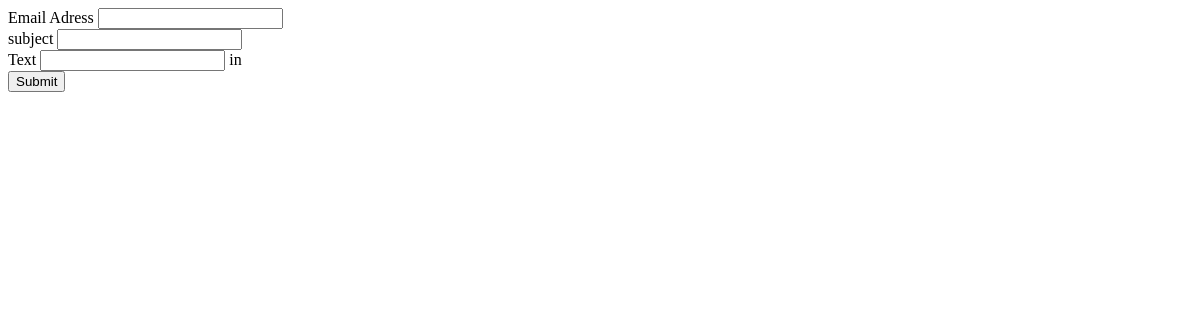
Before: / with the older database file.
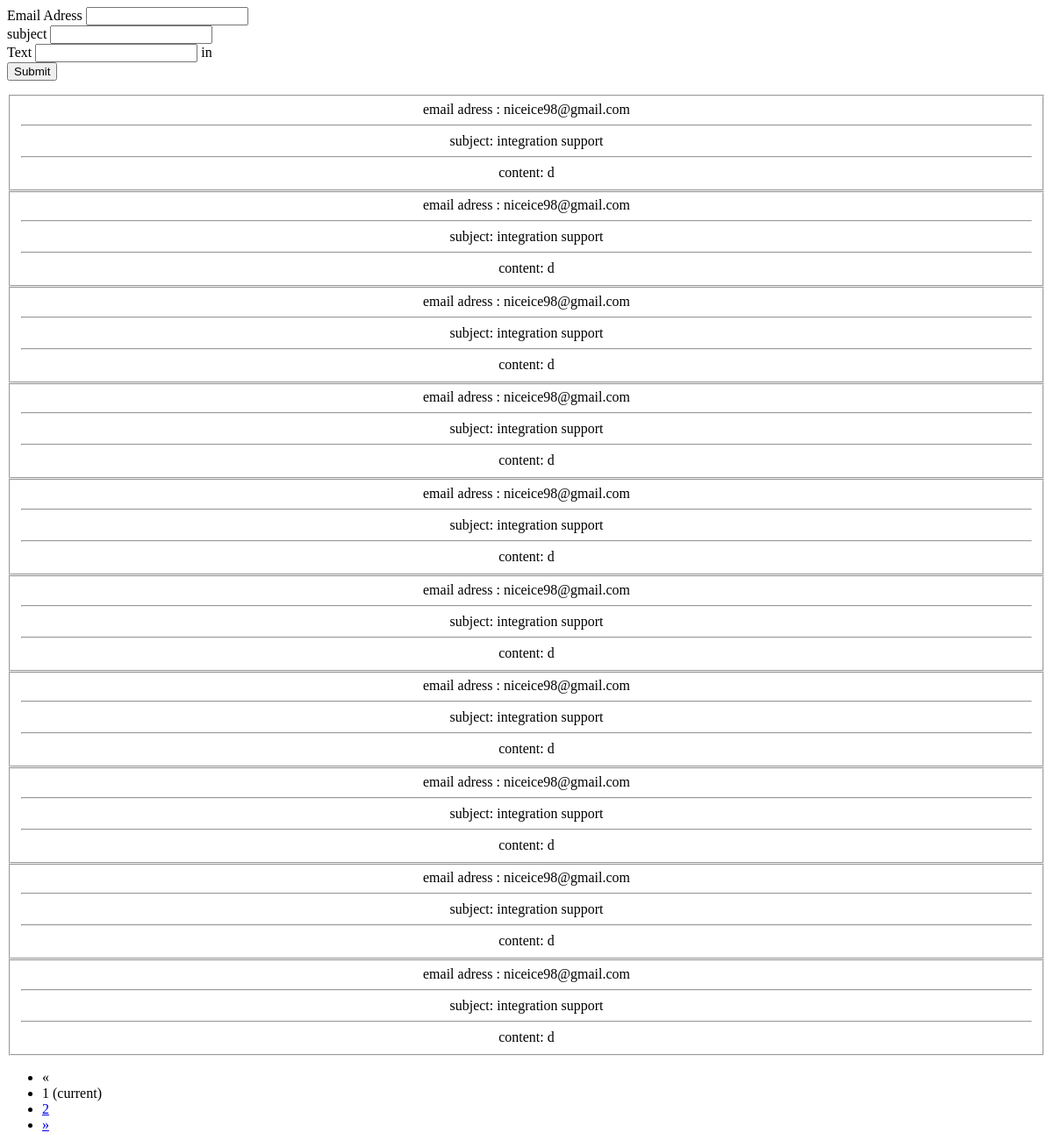
After: the same page with the newer database file.
### emailapp/models.py (models this page shows)
class Mail(models.Model):
    mail_id = models.AutoField(primary_key=True)
    emailad = models.EmailField(null=False)
    mailsub = models.CharField(max_length=70)
    mailtext = models.CharField(default='' ,max_length=256)

### emailapp/views.py (the view)
# urls.py: path('', homepage, name='homepage'),
def homepage(request):
    if request.method == "POST":
        email = request.POST.get('email')
        subject = request.POST.get('subject')
        mail = request.POST.get('mail')
        post = Mail( emailad = email , mailsub = subject, mailtext = mail)
        post.save()
    eve = Mail.objects.all().order_by('-mail_id')
    paginator = Paginator(eve, 10)
    page = request.GET.get('page')
    try:
        studs = paginator.page(page)
    except PageNotAnInteger:
        studs = paginator.page(1)
    except EmptyPage:
        studs = paginator.page(paginator.num_pages)
    context = {'studs':studs}
    return render(request,'index.html', context)

### templates/index.html (shortened to what this page needs)
<html lang="en">
<head>
</head>
<body>
	<section>
		<form action="." method="post">
			<div>
                <label for="email">Email Adress</label>
                <input type="email" name="email" id="" required>
            </div>
            <div>
                <label for="subject">subject</label>
                <input type="text" name="subject" id="" max = "6" required>
            </div>
            <div>
                <label for="mail">Text</label>
                <input type="text" name="mail" id="" max = 256 required>
				in
            </div>
			<button type="submit">Submit</button>
		</form>
	</section>
	<section>
		{% if studs %}
			{% for i in studs %}
			<fieldset>
			<center>
				email adress : {{i.emailad}} <hr>
				subject: {{i.mailsub}} <hr>
				content: {{i.mailtext}} <br>
			</center>
			</fieldset>
			{% endfor %}
		{% endif %}
	</section>
	<nav aria-label="Page navigation example text-center">
		{% if studs.has_other_pages %}
		  <ul class="pagination">
			{% if studs.has_previous %}
			  <li class="page-item"><a class="page-link" href="?page={{ studs.previous_page_number }}">&laquo;</a></li>
			{% else %}
			  <li class="disabled page-item"><span class="page-link">&laquo;</span></li>
			{% endif %}
			{% for i in studs.paginator.page_range %}
			  {% if studs.number == i %}
				<li class="page-item active"><span class="page-link">{{ i }} <span class="sr-only">(current)</span></span></li>
			  {% else %}
				<li class="page-item"><a class="page-link" href="?page={{ i }}">{{ i }}</a></li>
			  {% endif %}
			{% endfor %}
			{% if studs.has_next %}
			  <li class="page-item"><a class="page-link" href="?page={{ studs.next_page_number }}">&raquo;</a></li>
			{% else %}
			  <li class="page-item disabled"><span>&raquo;</span></li>
			{% endif %}
		  </ul>
		{% endif %}
		</nav>
</body>
</html>

Changed rows visible on the page:
added Mail: emailad "niceice98@gmail.com", mailsub "integration support", mailtext "d"
added Mail: emailad "niceice98@gmail.com", mailsub "integration support", mailtext "d"
added Mail: emailad "niceice98@gmail.com", mailsub "integration support", mailtext "d"
added Mail: emailad "niceice98@gmail.com", mailsub "integration support", mailtext "d"
added Mail: emailad "niceice98@gmail.com", mailsub "integration support", mailtext "d"
added Mail: emailad "niceice98@gmail.com", mailsub "integration support", mailtext "d"
added Mail: emailad "niceice98@gmail.com", mailsub "integration support", mailtext "d"
added Mail: emailad "niceice98@gmail.com", mailsub "integration support", mailtext "d"
added Mail: emailad "niceice98@gmail.com", mailsub "integration support", mailtext "d"
added Mail: emailad "niceice98@gmail.com", mailsub "integration support", mailtext "d"
Other visible differences:
new list line: "1 (current)"
new list line: "2"
